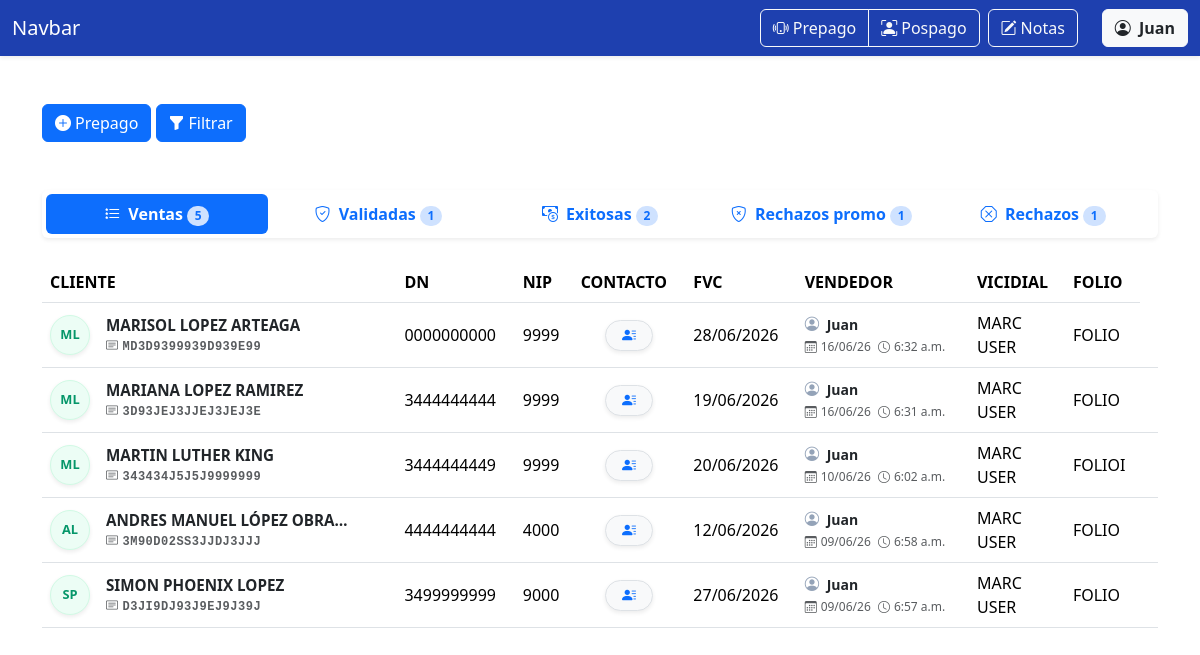
/ventas/prepago/ (signed in), run on the app's committed database.
### ventas/models.py (models this page shows)
class VentaPrepago(models.Model):
    nombre = models.CharField('NOMBRE(S)', max_length=100)
    apellido_paterno = models.CharField('APELLIDO PATERNO', max_length=100)
    apellido_materno = models.CharField(
        'APELLIDO MATERNO', max_length=100, blank=True, default='')
    curp = models.CharField('CURP', max_length=18, validators=[
                            MinLengthValidator(18)])
    dn = models.CharField('DN', max_length=10, validators=[
                          numeric_validator, MinLengthValidator(10)])
    nip = models.CharField('NIP', max_length=4, validators=[
                           numeric_validator, MinLengthValidator(4)], help_text='Solo se permiten números.')
    contact1 = models.CharField('CONTACTO1', max_length=16, validators=[
                                MinLengthValidator(10), RegexValidator(r'^[A-Z0-9 ]+$')])
    contact2 = models.CharField('CONTACTO 2', max_length=10, validators=[
                                numeric_validator, MinLengthValidator(10)])
    fvc = models.DateField('FVC')
    acepta_promo = models.BooleanField(
        'ACEPTA PROMO', null=True, blank=True, choices=[(True, 'Sí'), (False, 'No')])
    STATUS_CHOICES = [
        ('en_proceso', 'EN PROCESO'),
        ('nip_incorrecto', 'NIP INCORRECTO'),
        ('curp_incorrecto', 'CURP INCORRECTO'),
        ('sin_fvc', 'SIN FVC'),
        ('exitosa', 'EXITOSA'),
        ('baja_exportada', 'BAJA EXPORTADA'),
        ('alta', 'ALTA'),
        ('gestionada_por_otro_call_center', 'GESTIONADA POR OTRO CALL CENTER'),
        ('sin_nip', 'SIN NIP'),
        ('futura', 'FUTURA'),
        ('linea_movistar', 'LINEA MOVISTAR'),
        ('cac_lejano', 'CAC LEJANO'),
    ]
    status = models.CharField(
        'Status',
        max_length=100,
        choices=STATUS_CHOICES,
        default='en_proceso'
    )
    email = models.EmailField('EMAIL', max_length=254)
    folio = models.CharField('FOLIO', max_length=100)
    usuario_marcador = models.CharField('USUARIO MARCADOR', max_length=100)
    marcador = models.CharField('MARCADOR', max_length=100)
    validador = models.ForeignKey(
        User, on_delete=models.SET_NULL, null=True, blank=True, related_name='validador')
    supervisor = models.ForeignKey(
        User, on_delete=models.SET_NULL, null=True, blank=True, related_name='supervisor')
    created = models.DateTimeField(auto_now_add=True)
    user = models.ForeignKey(
        User, on_delete=models.CASCADE, related_name='vendedor')

### ventas/views.py (the view, shortened to what this page needs)
# urls.py: path('prepago/', views.prepago, name='prepago'),
@login_required
def prepago(request):
    es_vendedor = request.user.groups.filter(name='VENDEDORES').exists()
    es_superior = request.user.is_superuser or request.user.groups.filter(
        name__in=['VALIDADORES', 'SUPERVISORES']).exists()
    es_supervisor = request.user.is_superuser or request.user.groups.filter(
        name='SUPERVISORES').exists()
    if es_superior:
        if request.GET.get('rol'):
            request.session['rol_activo_prepago'] = request.GET.get('rol')
        if request.session.get('rol_activo_prepago') == 'vendedor':
            es_vendedor = True
        else:
            es_vendedor = False
            pass  # El rol activo sigue siendo el de superior, no hacemos cambios
    else:
        request.session['rol_activo_prepago'] = 'vendedor'
        es_vendedor = True
        es_superior = False
    if request.method == 'GET':
        ventas_prepago_usuario = request.GET.get('ventas_prepago_usuario')
        if request.session.get('rol_activo_prepago') == 'vendedor':
            base_queryset = VentaPrepago.objects.filter(
                user=request.user)
        else:
            if ventas_prepago_usuario:
                base_queryset = VentaPrepago.objects.filter(
                    user_id=ventas_prepago_usuario)
            else:
                base_queryset = VentaPrepago.objects.all()
        fecha_inicio = request.GET.get('fechaInicio')
        fecha_fin = request.GET.get('fechaFin')
        if fecha_inicio:
            base_queryset = base_queryset.filter(
                created__date__gte=fecha_inicio)
        if fecha_fin:
            base_queryset = base_queryset.filter(created__date__lte=fecha_fin)
        filtro_dn = request.GET.get('dn', '').strip()
        if filtro_dn:
            base_queryset = base_queryset.filter(dn=filtro_dn)
        filtro_curp = request.GET.get('curp', '').strip().upper()
        if filtro_curp:
            base_queryset = base_queryset.filter(curp=filtro_curp)
        filtro_folio = request.GET.get('folio', '').strip().upper()
        if filtro_folio:
            base_queryset = base_queryset.filter(folio=filtro_folio)
        filtro_status_prepago = request.GET.get('status_prepago', '').strip()
        if filtro_status_prepago == 'ventas':
            base_queryset = base_queryset.filter(acepta_promo=None)
        elif filtro_status_prepago == 'validadas':
            base_queryset = base_queryset.filter(
                acepta_promo=True, status='en_proceso')
        elif filtro_status_prepago == 'exitosas':
            base_queryset = base_queryset.filter(status='exitosa')
        elif filtro_status_prepago == 'rechazos_promo':
            base_queryset = base_queryset.filter(acepta_promo=False)
        elif filtro_status_prepago == 'rechazos':
            base_queryset = base_queryset.exclude(acepta_promo=None).exclude(
                status='exitosa').exclude(status='en_proceso')
        ventas_prepago = base_queryset.filter(
            acepta_promo=None).order_by('-created')
        ventas_prepago_validadas = base_queryset.filter(
            acepta_promo=True, status='en_proceso').order_by('-created')
        ventas_prepago_exitosas = base_queryset.filter(
            status='exitosa').order_by('-created')
        ventas_prepago_rechazos_promo = base_queryset.filter(
            acepta_promo=False).order_by('-created')
        ventas_prepago_rechazos = base_queryset.exclude(acepta_promo=None).exclude(
            status='exitosa').exclude(status='en_proceso').order_by('-created')
        return render(request, 'prepago.html', {
            'form': VentaPrepagoForm(user=request.user, rol_activo=request.session.get('rol_activo_prepago')),
            'ventas_prepago': ventas_prepago,
            'ventas_prepago_validadas': ventas_prepago_validadas,
            'ventas_prepago_exitosas': ventas_prepago_exitosas,
            'ventas_prepago_rechazos_promo': ventas_prepago_rechazos_promo,
            'ventas_prepago_rechazos': ventas_prepago_rechazos,
            'es_superior': es_superior,  # Pasamos esta bandera al HTML
            'es_supervisor': es_supervisor,  # Pasamos esta bandera al HTML
            'es_vendedor': es_vendedor,  # Pasamos esta bandera al HTML
            'fecha_inicio': fecha_inicio,  # Para mantener el filtro en la interfaz
            'fecha_fin': fecha_fin,  # Para mantener el filtro en la interfaz
            'usuarios': User.objects.filter(is_active=True).order_by('username'),
            'ventas_prepago_usuario': ventas_prepago_usuario,
            'filtro_dn': filtro_dn,
            'filtro_curp': filtro_curp,
            'filtro_folio': filtro_folio,
            'filtro_status_prepago': filtro_status_prepago,
        })

### ventas/templates/prepago.html (shortened to what this page needs)
{% extends 'base.html' %} {% block content %}
  <div class="container mt-5">
    {% if es_vendedor %}
      <button type="button" class="btn btn-primary" data-bs-toggle="modal" data-bs-target="#createPrepagoModal"><i class="bi bi-plus-circle-fill me-1"></i>Prepago</button>
    {% endif %}
    <button type="button" class="btn btn-primary" data-bs-toggle="collapse" data-bs-target="#collapseFiltroPrepago" aria-expanded="false" aria-controls="collapseFiltroPrepago"><i class="bi bi-funnel-fill me-1"></i>Filtrar</button>
  </div>
  <div class="container mt-5 mb-5" id="moduloVentas">
    <ul class="nav nav-pills nav-justified mb-4 shadow-sm p-1 bg-white rounded fw-bold">
      <li class="nav-item">
        <button class="nav-link {% if not request.GET.tab or request.GET.tab == 'ventas' %}active{% endif %}" data-bs-toggle="tab" data-bs-target="#ventas"><i class="bi bi-list-stars me-1"></i> Ventas<span class="badge rounded-pill bg-primary-subtle text-primary ms-1 px-2.5 py-1">{{ ventas_prepago|length }}</span></button>
      </li>
      <li class="nav-item">
        <button class="nav-link {% if request.GET.tab == 'validadas' %}active{% endif %}" data-bs-toggle="tab" data-bs-target="#validadas"><i class="bi bi-shield-check me-1"></i> Validadas<span class="badge rounded-pill bg-primary-subtle text-primary ms-1 px-2.5 py-1">{{ ventas_prepago_validadas|length }}</span></button>
      </li>
      <li class="nav-item">
        <button class="nav-link" data-bs-toggle="tab" data-bs-target="#exitosas"><i class="bi bi-cash-coin me-1"></i> Exitosas<span class="badge rounded-pill bg-primary-subtle text-primary ms-1 px-2.5 py-1">{{ ventas_prepago_exitosas|length }}</span></button>
      </li>
      <li class="nav-item">
        <button class="nav-link" data-bs-toggle="tab" data-bs-target="#rechazos_promo"><i class="bi bi-shield-x me-1"></i> Rechazos promo<span class="badge rounded-pill bg-primary-subtle text-primary ms-1 px-2.5 py-1">{{ ventas_prepago_rechazos_promo|length }}</span></button>
      </li>
      <li class="nav-item">
        <button class="nav-link" data-bs-toggle="tab" data-bs-target="#rechazos"><i class="bi bi-x-octagon me-1"></i> Rechazos<span class="badge rounded-pill bg-primary-subtle text-primary ms-1 px-2.5 py-1">{{ ventas_prepago_rechazos|length }}</span></button>
      </li>
    </ul>
    <div class="tab-content mt-3" id="pills-tabContent">
      <div class="tab-pane fade {% if not request.GET.tab or request.GET.tab == 'ventas' %}show active{% endif %}" id="ventas" role="tabpanel">
        <table class="table table-hover align-middle">
          <thead>
            <tr>
              <th scope="col">CLIENTE</th>
              <th scope="col">DN</th>
              <th scope="col">NIP</th>
              <th scope="col">CONTACTO</th>
              <th scope="col">FVC</th>
              <th scope="col">VENDEDOR</th>
              <th scope="col">VICIDIAL</th>
              <th scope="col">FOLIO</th>
            </tr>
          </thead>
          <tbody>
            {% for venta_prepago in ventas_prepago %}
              <tr>
                <th scope="row" class="align-middle">
                  <div class="d-flex align-items-center">
                    <div class="avatar-circle me-3 d-flex align-items-center justify-content-center shadow-sm" style="width: 40px; height: 40px; background-color: #ecfdf5; color: #059669; border: 1px solid #d1fae5; border-radius: 50%; font-weight: bold; font-size: 0.8rem; flex-shrink: 0;">{{ venta_prepago.nombre|first|upper }}{{ venta_prepago.apellido_paterno|first|upper }}</div>
                    <div class="d-flex flex-column" style="line-height: 1.2;">
                      <span class="text-dark fw-bold" style="font-size: 0.95rem; max-width: 250px; overflow: hidden; text-overflow: ellipsis; white-space: nowrap;" title="{{ venta_prepago.nombre }} {{ venta_prepago.apellido_paterno }} {{ venta_prepago.apellido_materno }}">{{ venta_prepago.nombre }} {{ venta_prepago.apellido_paterno }} {{ venta_prepago.apellido_materno }}</span>
                      <small class="text-muted font-monospace mt-1" style="font-size: 0.75rem; letter-spacing: 0.5px; white-space: nowrap;"><i class="bi bi-card-text me-1"></i>{{ venta_prepago.curp }}</small>
                    </div>
                  </div>
                </th>
                <td>{{ venta_prepago.dn }}</td>
                <td>{{ venta_prepago.nip }}</td>
                <td class="align-middle text-center">
                  <button type="button" class="btn btn-sm btn-light border shadow-sm rounded-pill px-3" data-bs-toggle="popover" data-bs-placement="right" data-bs-html="true" data-bs-content="
              <div class='text-start small'>
              <i class='bi bi-telephone-fill me-1 text-primary'></i>{{ venta_prepago.contact1 }}<br>
              <i class='bi bi-telephone-fill me-1 text-primary'></i>{{ venta_prepago.contact2 }}<br>
              <hr class='my-1'>
              <i class='bi bi-envelope-fill me-1 text-primary'></i>
              <span class='text-primary'>{{ venta_prepago.email|truncatechars:19 }}</span>
            </div>"><i class="bi bi-person-lines-fill text-primary"></i></button>
                </td>
                <td>{{ venta_prepago.fvc|date:'d/m/Y' }}</td>
                <td>
                  <div class="text-muted small">
                    <i class="bi bi-person-circle me-1" style="color: #94a3b8; font-size: 0.9rem;"></i>
                    <span class="fw-bold text-dark me-2">{{ venta_prepago.user.first_name }}</span> <br />
                    <span style="font-size: 0.75rem;">
                      <i class="bi bi-calendar3 me-1"></i>{{ venta_prepago.created|date:'d/m/y' }}
                      <i class="bi bi-clock ms-1 me-1"></i>{{ venta_prepago.created|time:'g:i a' }}
                    </span>
                  </div>
                </td>
                <td>
                  {{ venta_prepago.marcador }}<br />
                  {{ venta_prepago.usuario_marcador }}
                </td>
                <td>{{ venta_prepago.folio }}</td>
                <td class="text-center">
                </td>
              </tr>
            {% endfor %}
          </tbody>
        </table>
      </div>
    </div>
  </div>
{% endblock %}

### templates/base.html (shortened to what this page needs)
<!DOCTYPE html>
<html lang="es-MX">
  <head>
    <link href="https://cdn.jsdelivr.net/npm/bootstrap@5.3.8/dist/css/bootstrap.min.css" rel="stylesheet" />
    <link rel="stylesheet" href="https://cdn.jsdelivr.net/npm/bootstrap-icons@1.13.1/font/bootstrap-icons.min.css" />
  </head>
  <body>
    <nav class="navbar navbar-expand-lg navbar-dark shadow-sm" style="background-color: #1e40af;">
      <div class="container-fluid">
        <a class="navbar-brand" href="{% url 'dashboard' %}">Navbar</a>
        <div class="collapse navbar-collapse" id="navbarNav">
          <ul class="navbar-nav ms-auto">
            <li class="nav-item ms-2">
              <div class="btn-group" role="group" aria-label="Modulo-Ventas">
                <a class="btn btn-outline-light" href="{% url 'prepago' %}"><i class="bi bi-phone-vibrate me-1"></i>Prepago</a>
                <a class="btn btn-outline-light" href="{% url 'pospago' %}"><i class="bi bi-person-bounding-box me-1"></i>Pospago</a>
              </div>
            </li>
            <li class="nav-item ms-2">
              <a class="btn btn-outline-light" href="{% url 'notas' %}"><i class="bi bi-pencil-square me-1"></i>Notas</a>
            </li>
            <li class="nav-item ms-2">
              <div class="dropdown">
                <button class="btn btn-light text-dark ms-3" type="button" data-bs-toggle="dropdown" aria-expanded="false"><i class="bi bi-person-circle me-1"></i> <strong>{{ user.first_name }}</strong></button>
              </div>
            </li>
          </ul>
        </div>
      </div>
    </nav>
    {% block content %}
    {% endblock %}
  </body>
</html>

### data on the page
VentaPrepago: nombre|first "M", apellido_paterno|first "L", nombre "MARISOL", apellido_paterno "LOPEZ", apellido_materno "ARTEAGA", curp "MD3D9399939D939E99", dn "0000000000", nip "9999", fvc "28/06/2026", user.first_name "Juan", created "16/06/26", created "6:32 a.m.", marcador "MARC", usuario_marcador "USER", folio "FOLIO"
VentaPrepago: nombre|first "M", apellido_paterno|first "L", nombre "MARIANA", apellido_paterno "LOPEZ", apellido_materno "RAMIREZ", curp "3D93JEJ3JJEJ3JEJ3E", dn "3444444444", nip "9999", fvc "19/06/2026", user.first_name "Juan", created "16/06/26", created "6:31 a.m.", marcador "MARC", usuario_marcador "USER", folio "FOLIO"
VentaPrepago: nombre|first "M", apellido_paterno|first "L", nombre "MARTIN", apellido_paterno "LUTHER", apellido_materno "KING", curp "343434J5J5J9999999", dn "3444444449", nip "9999", fvc "20/06/2026", user.first_name "Juan", created "10/06/26", created "6:02 a.m.", marcador "MARC", usuario_marcador "USER", folio "FOLIOI"
VentaPrepago: nombre|first "A", apellido_paterno|first "L", nombre "ANDRES MANUEL", apellido_paterno "LÓPEZ", apellido_materno "OBRA…", curp "3M90D02SS3JJDJ3JJJ", dn "4444444444", nip "4000", fvc "12/06/2026", user.first_name "Juan", created "09/06/26", created "6:58 a.m.", marcador "MARC", usuario_marcador "USER", folio "FOLIO"
VentaPrepago: nombre|first "S", apellido_paterno|first "P", nombre "SIMON", apellido_paterno "PHOENIX", apellido_materno "LOPEZ", curp "D3JI9DJ93J9EJ9J39J", dn "3499999999", nip "9000", fvc "27/06/2026", user.first_name "Juan", created "09/06/26", created "6:57 a.m.", marcador "MARC", usuario_marcador "USER", folio "FOLIO"

### other printed values
{{ user.first_name }} "Juan"
{{ ventas_prepago|length }} "5"
{{ ventas_prepago_validadas|length }} "1"
{{ ventas_prepago_exitosas|length }} "2"
{{ ventas_prepago_rechazos_promo|length }} "1"
{{ ventas_prepago_rechazos|length }} "1"
